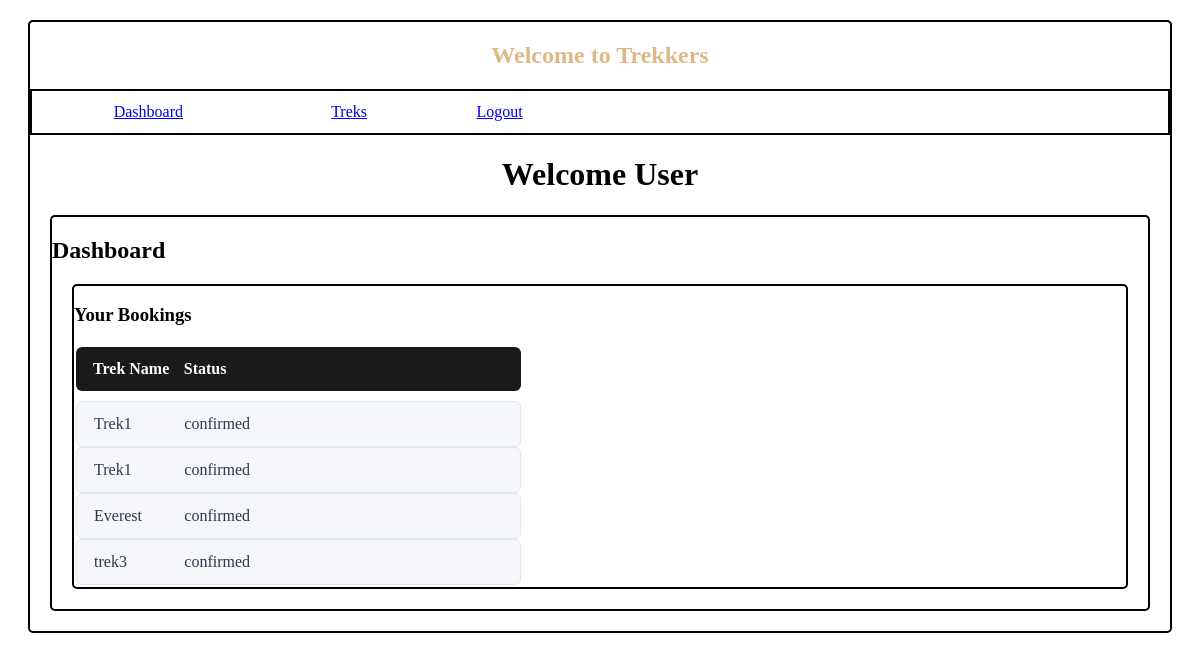
The page /user_dashboard (signed in) on the database its author committed.
### model.py (models this page shows)
class booking(db.Model):
    booking_id = db.Column(db.Integer,primary_key=True,autoincrement=True)
    user_id = db.Column(db.Integer,db.ForeignKey(user.user_id),nullable=False)
    trek_id = db.Column(db.Integer,db.ForeignKey(trek.trek_id),nullable=False)
    booking_status = db.Column(db.String(20),nullable=False,default='confirmed')
    booking_date = db.Column(db.DateTime,default=datetime.now)

class trek(db.Model):
    trek_id = db.Column(db.Integer,primary_key = True,autoincrement=True)
    name = db.Column(db.String(50),nullable=False)
    difficulty = db.Column(db.String(20),nullable=False)
    duration = db.Column(db.Integer,nullable=False)
    slots = db.Column(db.Integer,nullable=False)
    assigned_staff = db.Column(db.Integer,db.ForeignKey(user.user_id),nullable=False)
    status = db.Column(db.String(20),nullable=False,default='open')
    location = db.Column(db.String(100),default='To be announced')
    bookings = db.relationship('booking', backref='trek')

### main.py (the view)
@app.route('/user_dashboard',methods=['GET','POST'])
def user_dashboard():
    if 'role' not in session or session['role'] != 'user':
        return redirect(url_for('user_login'))
    section = request.args.get('section','dashboard')
    data=None
    bookings=booking_model.query.filter_by(user_id=session['user_id']).all()
    user_treks = [b.trek_id for b in bookings]
    if section == 'treks':
        data=trek_model.query.all()
    return render_template('user_dashboard.html',section=section,data=data,bookings=bookings,user_treks=user_treks)

### templates/user_dashboard.html (shortened to what this page needs)
{%extends "base.html"%}
{%block content%}
<div class="row-align">
    <a href="{{ url_for('user_dashboard') }}">Dashboard</a>
    <a href="{{ url_for('user_dashboard', section='treks') }}">Treks</a>
    <a href="{{ url_for('logout') }}">Logout</a>
</div>
<h1 style="display: block; text-align: center;">Welcome User</h1>
{% if section == 'dashboard' %}
<div class="container">
    <h2>Dashboard</h2>
    <div class="container">
        <h3>Your Bookings</h3>
        <table>
            <tr class="trek-header">
                <th>Trek Name</th>
                <th>Status</th>
            </tr>
            {% for b in bookings %}
            <tr class="trek-row">
                <td>{{ b.trek.name }}</td>
                <td>{{ b.booking_status }}</td>
            </tr>
            {% endfor %}
        </table>
    </div>
    {%endif%}
</div>
{%endblock%}

### static/main.css (style rules this page uses)
.container { margin: 20px; border: 2px solid black; border-radius: 5px; }
.trek-header, .trek-row { display: grid; grid-template-columns: 2fr 1.5fr 1fr 1.8fr 1.8fr 1fr; padding: 12px 16px; text-align: left; align-items: center; }
.row-align { border: 2px solid black; display: grid; grid-template-columns: 2fr 2fr 1fr 2fr 2fr 2fr; padding: 12px 16px; text-align: center ; align-items: center; }
.trek-header { background-color: #1a1a1a; color: #ffffff; font-weight: 600; border-radius: 6px; margin-bottom: 10px; }
.trek-row { background-color: #f5f7fa; color: #2d3748; border: 1px solid #e2e8f0; border-radius: 6px; }

### rows shown on the page
booking: trek.name "Trek1", booking_status "confirmed"
booking: trek.name "Trek1", booking_status "confirmed"
booking: trek.name "Everest", booking_status "confirmed"
booking: trek.name "trek3", booking_status "confirmed"
